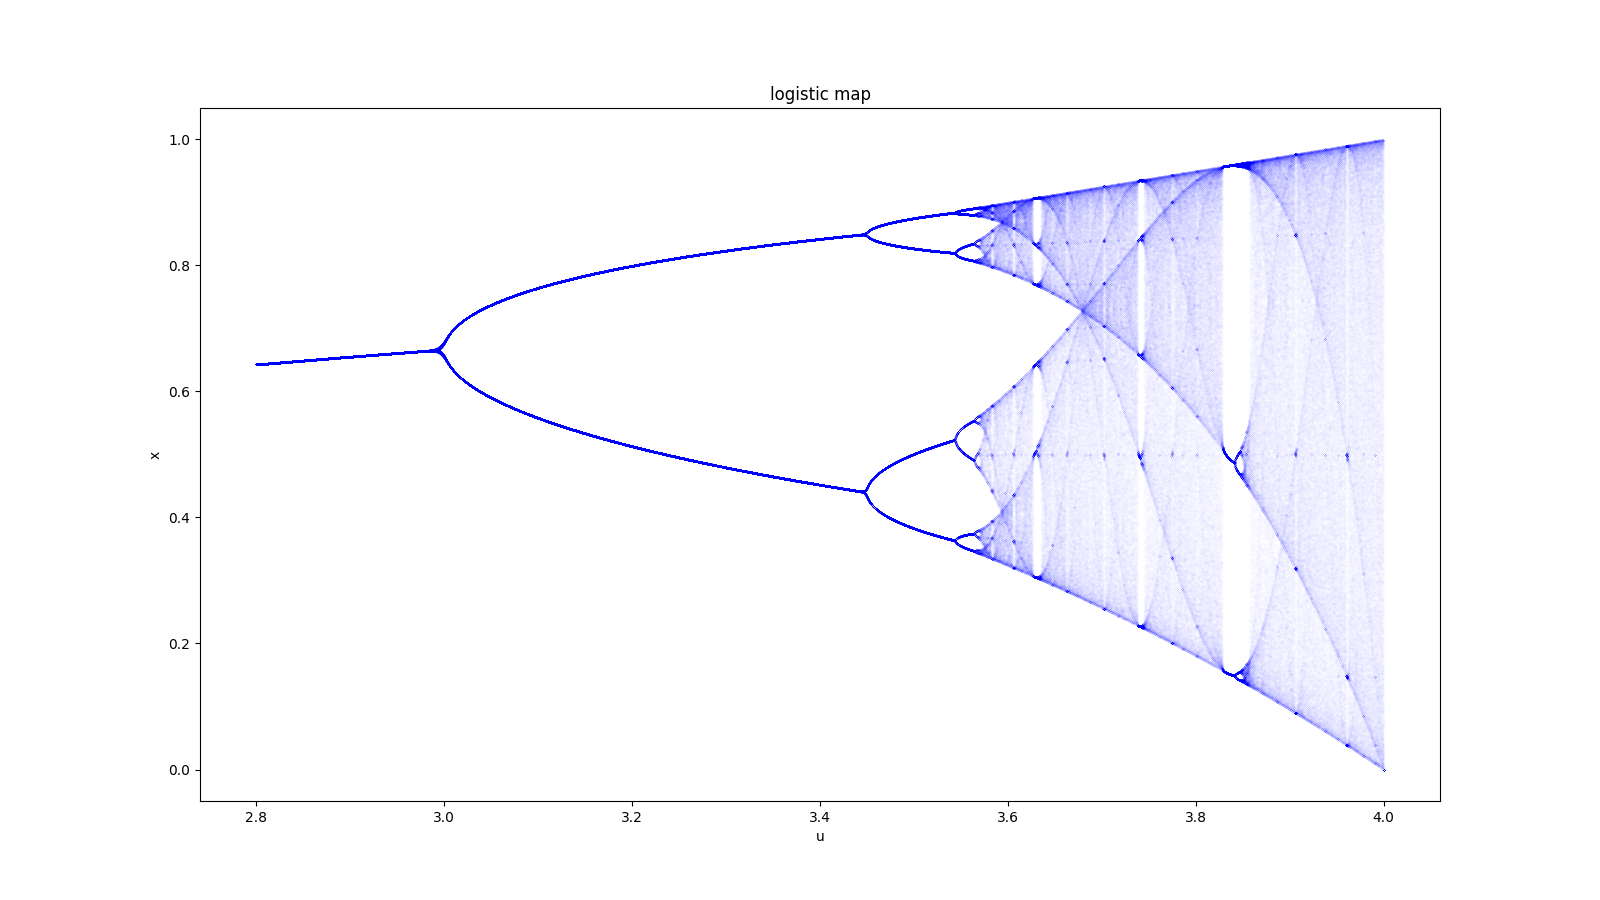

Here is the Python script that generated this plot:
import numpy as np
import matplotlib.pyplot as plt

def function(x, u, n):
    if n == 300:
        return (x)
    return (function(u * x * (1 - x), u, n + 1))

def logistic():
    fig, biax = plt.subplots()
    fig.set_size_inches(16, 9)
    interval_u = np.linspace(2.8, 4, 10000)
    interval_x = [0] * 200
    for u in interval_u:
        xf = function(0.5, u, 0)
        for i in range(200):
            xf = function(xf, u, 299)
            interval_x[i] = xf
        biax.plot([u] * 200, interval_x, 'b.', markersize = 0.01)
    biax.set(xlabel='u', ylabel='x', title='logistic map')
    plt.show()

def main():
    logistic()

main()
